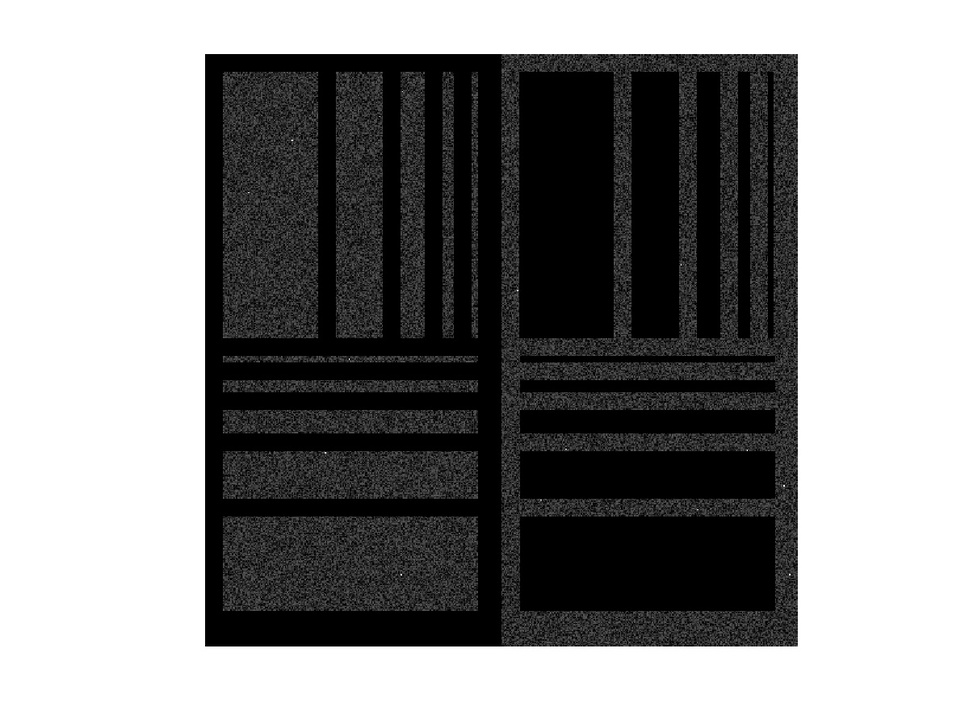
//> input picture Code/Eq_Phantom_0.000_4_1_1.jpg, 969 x 728 px, shrunk from 1200 x 902 before the run
$ ./can Eq_Phantom_0.000_4_1_1.jpg   (built with g++ and OpenCV 4)
//> lines starting //> are read from the running program, lines starting //| are printed output that depends on the picture; after the words box and inside, x2 and y2 are one past the last pixel; in counts of white or black regions, pixels touching at a corner belong together
#include "opencv2/core/core.hpp"
#include "opencv2/highgui/highgui.hpp"
#include "opencv2/imgproc/imgproc.hpp"
#include "iostream"

using namespace cv;
using namespace std;

int main( int, char** argv)
{
    Mat src1;
    src1 = imread(argv[1], CV_LOAD_IMAGE_COLOR);
//> src1 is the input picture: 728 rows x 969 cols, CV_8UC3; min 0, max 255, mean 139.2
    namedWindow( "Original image", CV_WINDOW_AUTOSIZE );
    imshow( "Original image", src1 );

    Mat gray, edge, draw;
    cvtColor(src1, gray, CV_BGR2GRAY);
    int par = int (mean(src1)[1]);
//> par = 139
    int par_l = int(0.6666 * par);
//> par_l = 92
    int par_h = int(1.3333 * par);
//> par_h = 185
    Canny( gray, edge, par_l, par_h, 3);
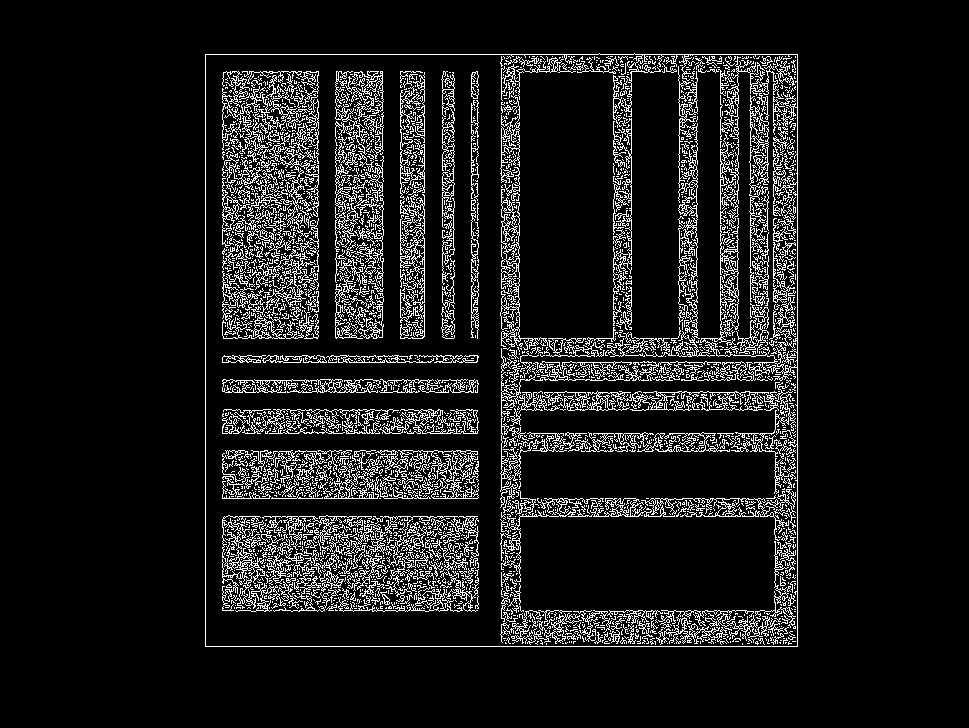
//> edge: 728 rows x 969 cols, CV_8UC1; 10.1% white in thin lines or dots, all inside (x1, y1, x2, y2) = (205, 53, 798, 647)

    edge.convertTo(draw, CV_8U);
    namedWindow("image", CV_WINDOW_AUTOSIZE);
    imshow("image", draw);
    imwrite("canny_Eq_Phantom_0p000_4_1_1.jpg", draw);
    waitKey(0);
    return 0;
}

$ run again, on Code/lap_Eq_Phantom_0p000_4_1_1.jpg
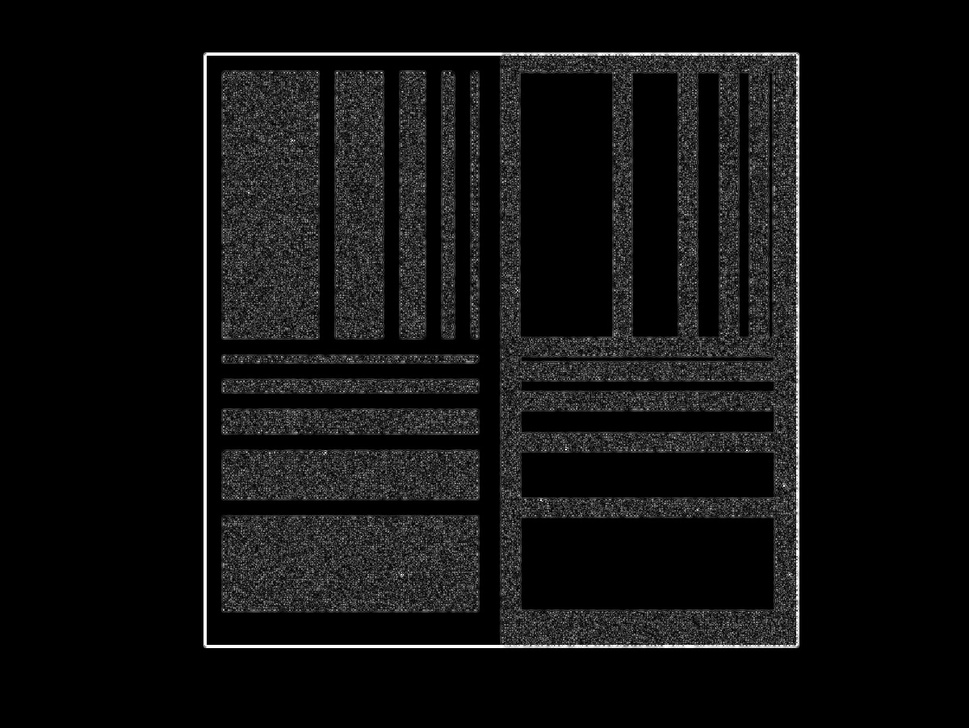
//> input picture Code/lap_Eq_Phantom_0p000_4_1_1.jpg, 969 x 728 px, shrunk from 1200 x 902 before the run
//> src1 is the input picture: 728 rows x 969 cols, CV_8UC3; min 0, max 255, mean 16.4
//> par = 16
//> par_l = 10
//> par_h = 21
//> `Canny( gray, edge, par_l, par_h, 3);`:
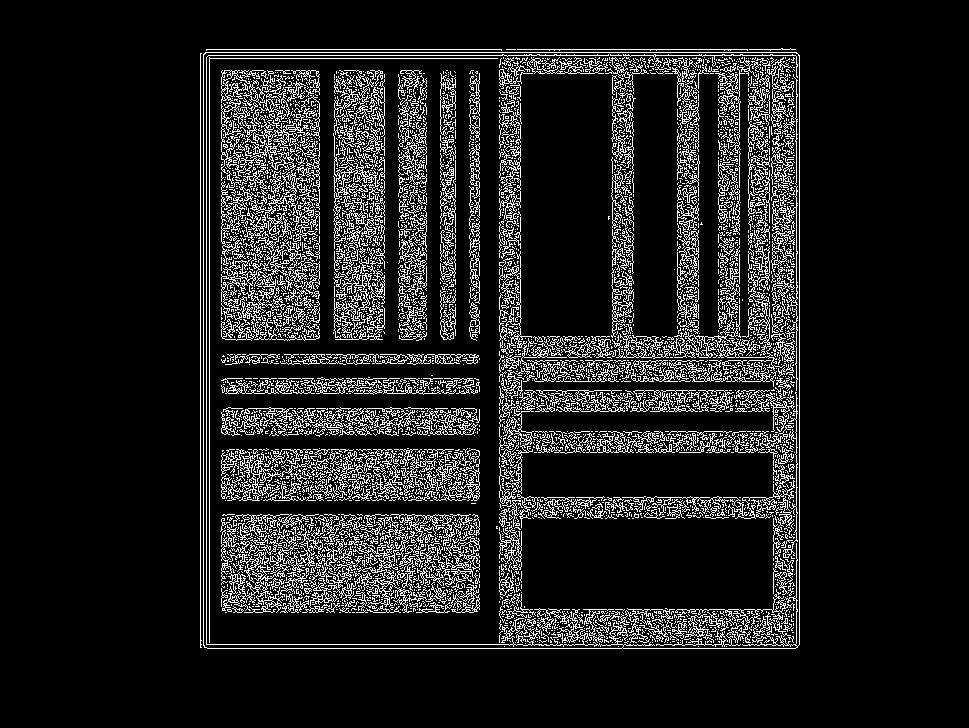
//> edge: 728 rows x 969 cols, CV_8UC1; 11.9% white in thin lines or dots, all inside (x1, y1, x2, y2) = (200, 48, 800, 649)
